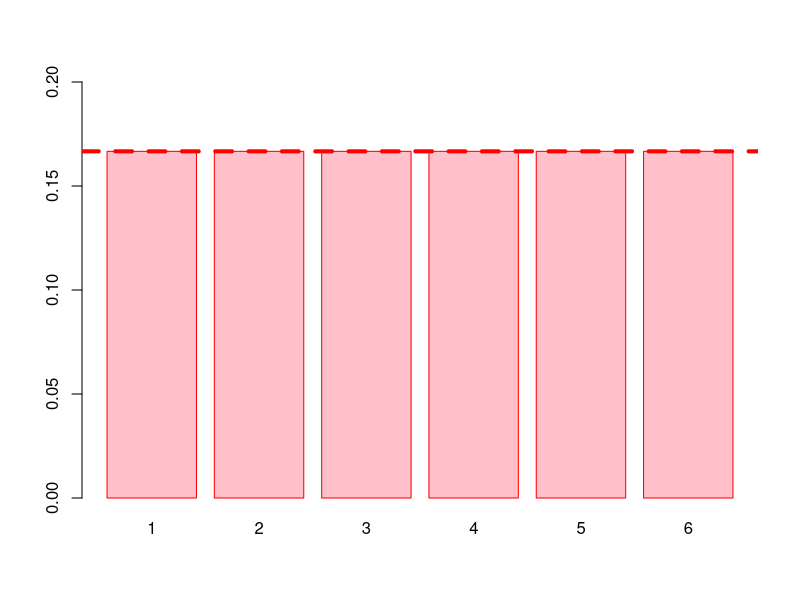
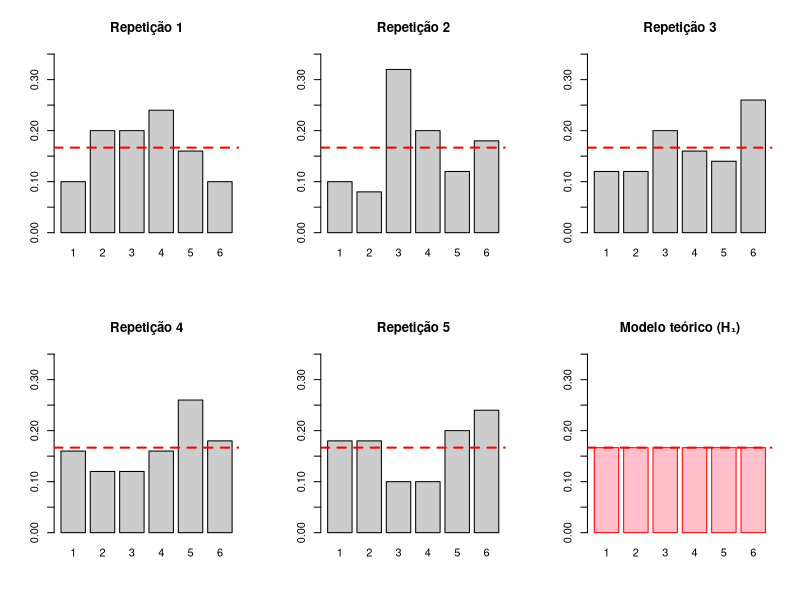

These figures' R source, in order:
# Abrir dispositivo de saída
png("apresentacoes/imagens/uniform-chart-h1.png", width = 800, height = 600, res = 120)

# Seu código do gráfico
barplot(rep(1 / 6, 6),
        names.arg = 1:6, col = "pink", border = "red",
        main = "", ylim = c(0, 0.20)
)
abline(h = 1 / 6, lty = 2, col = "red", lwd = 4)

# Fechar e salvar
dev.off()

# Definir tamanho da amostra (ajuste conforme sua turma)
n <- 50

# Abrir dispositivo PNG
png("apresentacoes/imagens/natural-variability-h1.png", width = 1200, height = 700, res = 120)

# Configurar layout 2x3
par(mfrow = c(2, 3))

# 5 turmas simuladas
for (i in 1:5) {
        amostra <- sample(1:6, n, replace = TRUE)
        props <- table(factor(amostra, levels = 1:6)) / n
        barplot(props,
                col = "grey80",
                main = paste("Repetição", i), ylim = c(0, 0.35)
        )
        abline(h = 1 / 6, lty = 2, col = "red", lwd = 2)
}

# Modelo teórico
barplot(rep(1 / 6, 6),
        names.arg = 1:6, col = "pink", border = "red",
        main = "Modelo teórico (H₁)", ylim = c(0, 0.35)
)
abline(h = 1 / 6, lty = 2, col = "red", lwd = 2)

# Fechar e salvar
dev.off()
